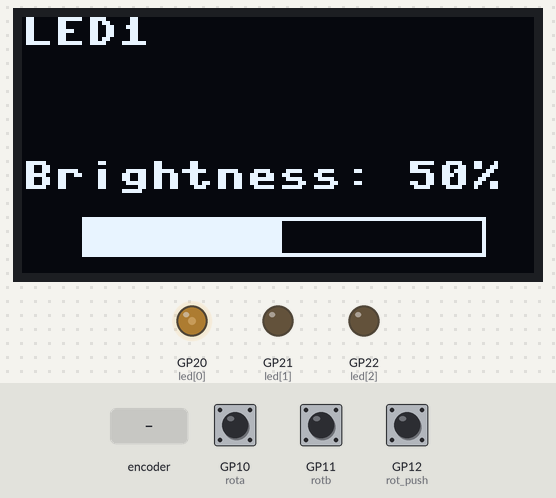
Bench run of a program on a simulated Raspberry Pi Pico running MicroPython. On the bench: 128×64 one-colour display, output pins drawn as LEDs (lit = HIGH). The inputs (shaded band) are chosen by the test bench; at power-on: GP10 (rota) HIGH, GP11 (rotb) HIGH, GP12 (rot_push) HIGH. What the program prints to the serial console is not drawn.

Above: at 1.2 s.
1.3 s: rotary encoder on GP10 (rota) / GP11 (rotb) turned 3 steps (first pin leading)
At 3.1 s:
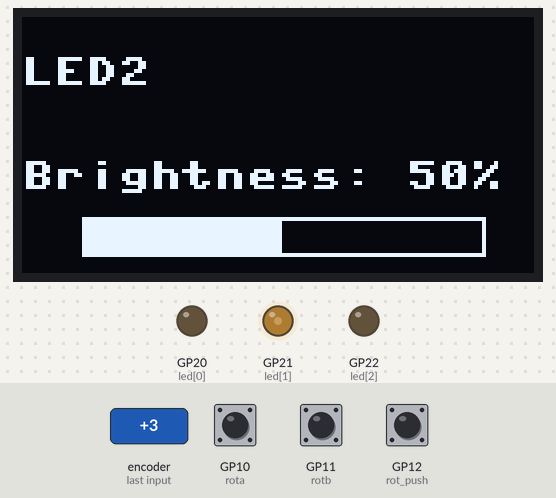
3.4 s: rotary encoder on GP10 (rota) / GP11 (rotb) turned 1 step (first pin leading)
At 4.4 s:
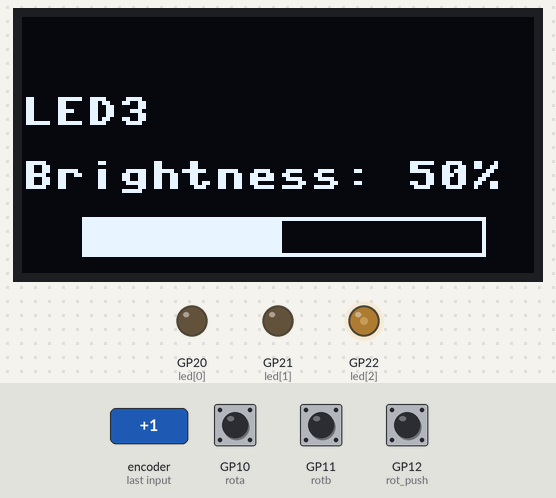
Timing chart, 0 to 6.4 s (numbered marks = the images above; inputs shaded):
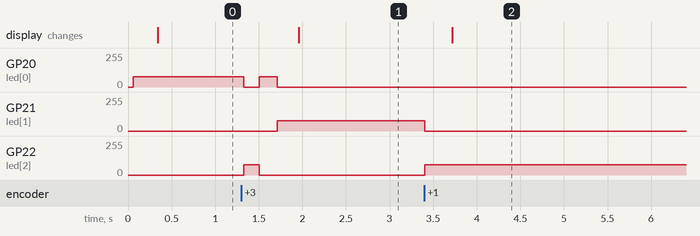

Measured:
- after the input at 1.3 s, GP20 (led[0]): 78/255 → 0/255 at once, → 78/255 0.18 s later, → 0/255 0.21 s later; GP21 (led[1]): 0/255 → 78/255 after 0.41 s; GP22 (led[2]): 0/255 → 78/255 at once, → 0/255 0.18 s later; the display: changes after 0.66 s (image 1)
- after the input at 3.4 s, GP21 (led[1]): 78/255 → 0/255 at once; GP22 (led[2]): 0/255 → 78/255 at once; the display: changes after 0.32 s (image 2)

The program:

week4_task.py
```python
# Write a program that implements a menu system to control LED brightness.
# The menu has two modes: LED selection and brightness control.
# User toggles between the modes by pressing the encoder button.

# When the program is in LED selection mode turning the encoder switches between LEDs.
# The selected LED is displayed on the screen.

# When user presses the button program enters brightness control mode where turning the encoder adjusts the brightness of the selected LED.

# The current brightness is displayed on the screen as both percentage (0 – 100%) and a horizontal bar.

# Turning the knob immediately increases or decreases the brightness of the LED andupdates the display.

# When user presses the button to switch back to LED selection mode the current brightness will remain on the LED.
# Adjusting one LEDs brightness may not affect the other LEDs.

import ssd1306
from machine import Pin, I2C, PWM, ADC
import utime

###############
#  GPIO Pins  #
###############

# Rotary Encoder
rot_push = Pin(12, mode = Pin.IN, pull = Pin.PULL_UP)
rota = Pin(10, mode = Pin.IN, pull = Pin.PULL_UP)
rotb = Pin(11, mode = Pin.IN, pull = Pin.PULL_UP)

# LEDs
led = [20, 21, 22]
list_of_led = []
for x in range(0,3):
#    list_of_led.append(Pin(led[x], Pin.OUT))
    list_of_led.append(PWM(Pin(led[x])))
    list_of_led[x].freq(1000)

# OLED
i2c = I2C(1, sda=Pin(14), scl=Pin(15))
oled = ssd1306.SSD1306_I2C(128, 64, i2c)

###############
#  VARIABLES  #
###############

# Menu selection variables and switch filtering
mode = 0
count = 0
switch_state = 0

# Variables for LEDs selection
value = 0
previous_value = 1

# Variables for Brightness
brightness = [20000,20000,20000]
previous_state = [1,1,1]

###############
#  FUNCTIONS  #
###############

# LED selection
def led_changed():
    global previous_value
    global value
    global brightness

    if previous_value != rota.value():
        if rota.value() == 0:
            if rotb.value() == 0:
                value = (value - 1)%3
                print('anti-clockwise', value+1, brightness[value])
            else:
                value = (value + 1)%3
                print('clockwise', value+1, brightness[value])
        previous_value = rota.value()

# OLED displays LED number
def oled_on():
    oled.fill(0)
    if value == 0:
        oled.text('LED1', 0, 0, 1)
        oled.text('LED2', 0, 10, 0)
        oled.text('LED3', 0, 20, 0)
    if value == 1:
        oled.text('LED1', 0, 0, 0)
        oled.text('LED2', 0, 10, 1)
        oled.text('LED3', 0, 20, 0)
    if value == 2:
        oled.text('LED1', 0, 0, 0)
        oled.text('LED2', 0, 10, 0)
        oled.text('LED3', 0, 20, 1)
    oled.show()

# Brightness selection
def brightness_changed():
    global previous_brightness
    global brightness
    global value

    if previous_state[value] != rota.value():
        if rota.value() == 0:
            if rotb.value() == 0:
                if brightness[value] > 0:
                    brightness[value] = (brightness[value] - 2000)
                print("anti-clockwise", brightness[value])
            else:
                if brightness[value] < 40000:
                    brightness[value] = (brightness[value] + 2000)
                print("clockwise", brightness[value])
        previous_state[value] = rota.value()

# OLED displys brightness level
def oled_display():
    oled.fill(0)
    if value == 0:
        oled.text('LED1', 0, 0, 1)
        oled.text('LED2', 0, 10, 0)
        oled.text('LED3', 0, 20, 0)
    if value == 1:
        oled.text('LED1', 0, 0, 0)
        oled.text('LED2', 0, 10, 1)
        oled.text('LED3', 0, 20, 0)
    if value == 2:
        oled.text('LED1', 0, 0, 0)
        oled.text('LED2', 0, 10, 0)
        oled.text('LED3', 0, 20, 1)
    procentage = int(brightness[value]/400)
    oled.text('Brightness: ' + str(procentage) + '%', 0, 36, 1)
    oled.rect(15, 50, 101, 10, 1)
    oled.fill_rect(15, 50, procentage, 10, 1)
    oled.show()


####################
#  MAIN PROGRAMME  #
####################

while True:
    # Filtering the Rotary Push button and enable selection of mode
    new_state = rot_push.value()
    if new_state != switch_state:
        count += 1
        if count > 3:
            if new_state == 0:
                if mode == 0:
                    mode = 1
                else:
                    mode = 0
            switch_state = new_state
            count = 0
    else:
        count = 0
    utime.sleep(0.01)

    # Functions of the modes
    oled_display()
    if mode == 0:
#        oled_on
        for i in range(0,3):
            list_of_led[i].duty_u16(0)
            led_changed()
            list_of_led[value].duty_u16(brightness[value])

    else:
        new_brightness = brightness_changed()
        list_of_led[value].duty_u16(brightness[value])
#        oled_display()
```
